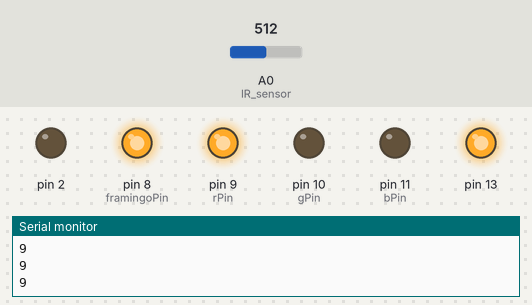
This sketch was run on a simulated Arduino Uno, built with avr-gcc and run on an emulated ATmega328P. Shown: output pins drawn as LEDs (lit = HIGH), the last lines printed to the serial monitor. The inputs (shaded band) are chosen by the test bench; at power-on: A0 (IR_sensor) = 512.

Above: at 1.2 s.
1.3 s: A0 (IR_sensor) set to 134
3.0 s: A0 (IR_sensor) set to 115
At 4.4 s:
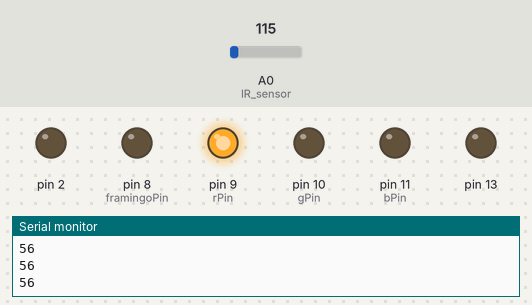
5.6 s: A0 (IR_sensor) set to 306
At 6.8 s:
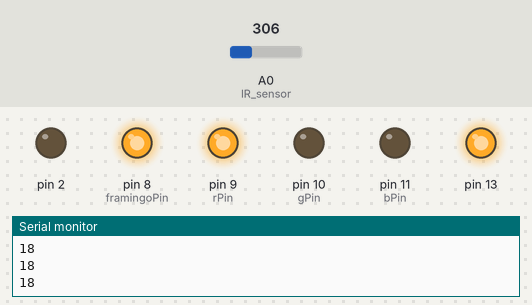
7.1 s: A0 (IR_sensor) set to 122
At 9.0 s:
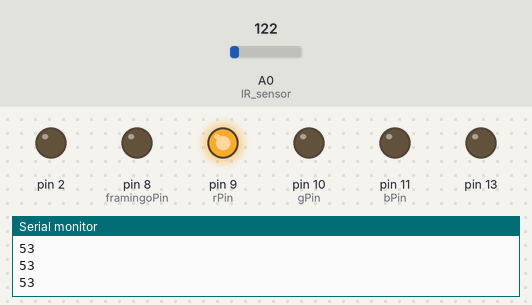
Timing chart, 0 to 10.3 s (numbered marks = the images above; inputs shaded):
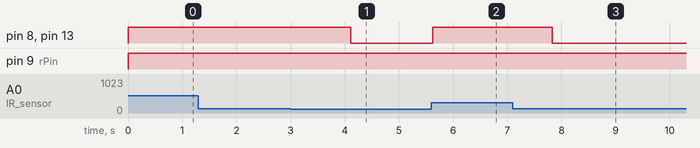

The sketch:

rbgLight-v2.ino
```cpp
int framingoPin = 8;
int rPin = 9;
int gPin = 10;
int bPin = 11;
int IR_sensor = A0;


int r = 255;
int g = 0;
int b = 0;

int cnt = 0;
int limitDistance = 50;
int distanceDelay = 0;

void setup() {
  Serial.begin(9600);

  pinMode(2,OUTPUT);
  pinMode(3,INPUT);
  pinMode (IR_sensor, INPUT);
  pinMode (13, OUTPUT);
}

void loop() {
  long IR_value = analogRead(IR_sensor);
  long IR_range = gp2y0a21yk(IR_value);


  //  r = IR_range * 2;
  //  g = IR_range / 100 * 255;
  //  b = IR_range / 100 * 255 * 0.5;
  int f_v = 255;

  if(IR_range < limitDistance){
    cnt = IR_range>100?100:IR_range;
  }

  if (cnt > 0){
    cnt*=0.8;
  }

  if(cnt <= 0){
    f_v = 0;
  }else{
    f_v = 255;
  }

  Serial.println(IR_range);

  analogWrite(rPin,r);
  analogWrite(gPin,g);
  analogWrite(bPin,b);
  analogWrite(framingoPin,f_v);
  analogWrite(13,f_v);

  delay(100);
}

long gp2y0a21yk (long IR_value)
{
  if (IR_value < 10) IR_value = 10;

  return ((67870.0 / (IR_value - 3.0)) - 40.0)/10;
}
```

Measured:
- the behaviour switches between 129 and 128 on A0 (IR_sensor) (found by bisection; images 0 and 1)
- after the input at 3.0 s, pin 8 (framingoPin), pin 13: HIGH → LOW after 1.1 s
- after the input at 5.6 s, pin 8 (framingoPin), pin 13: LOW → HIGH at once
- after the input at 7.1 s, pin 8 (framingoPin), pin 13: HIGH → LOW after 0.73 s
